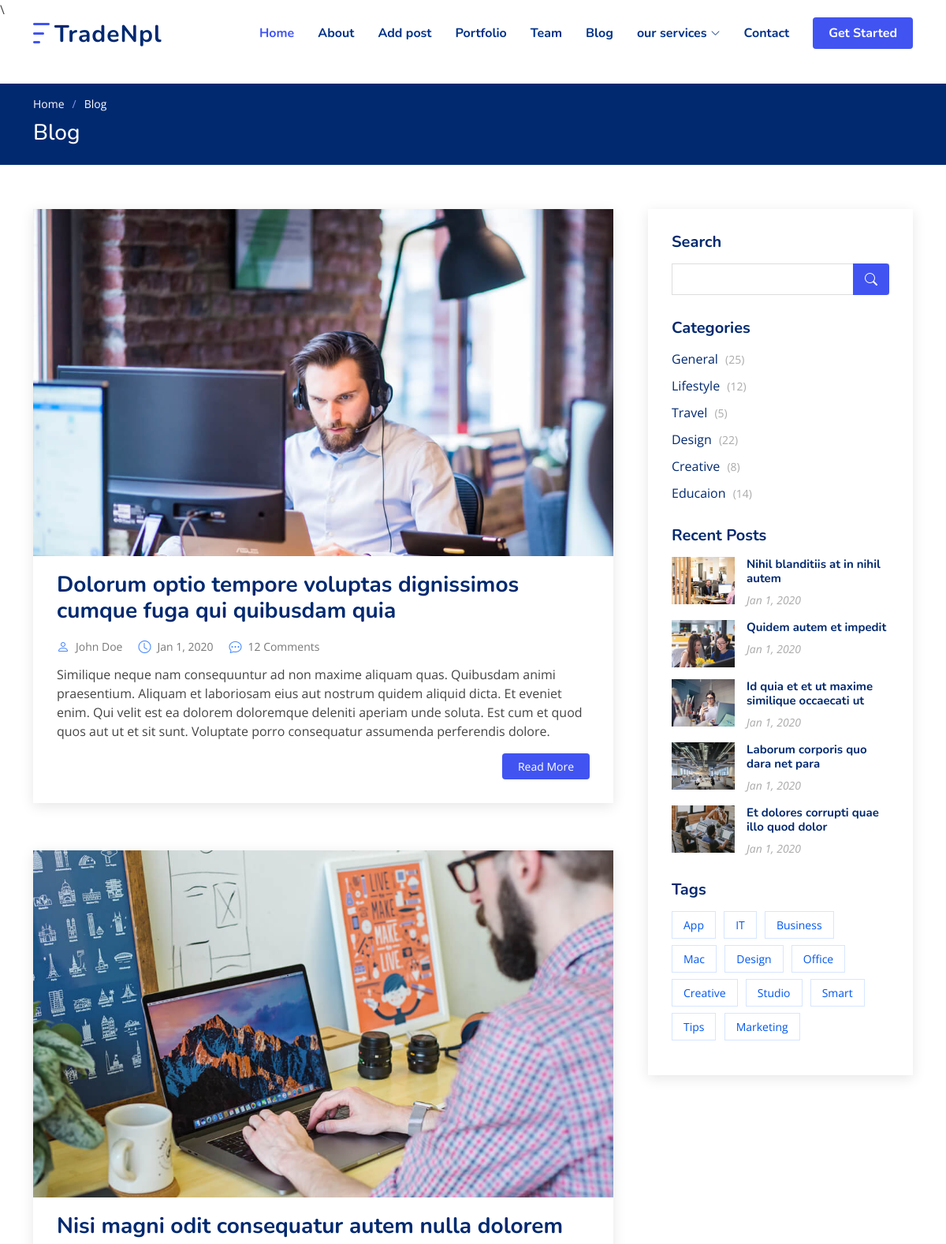
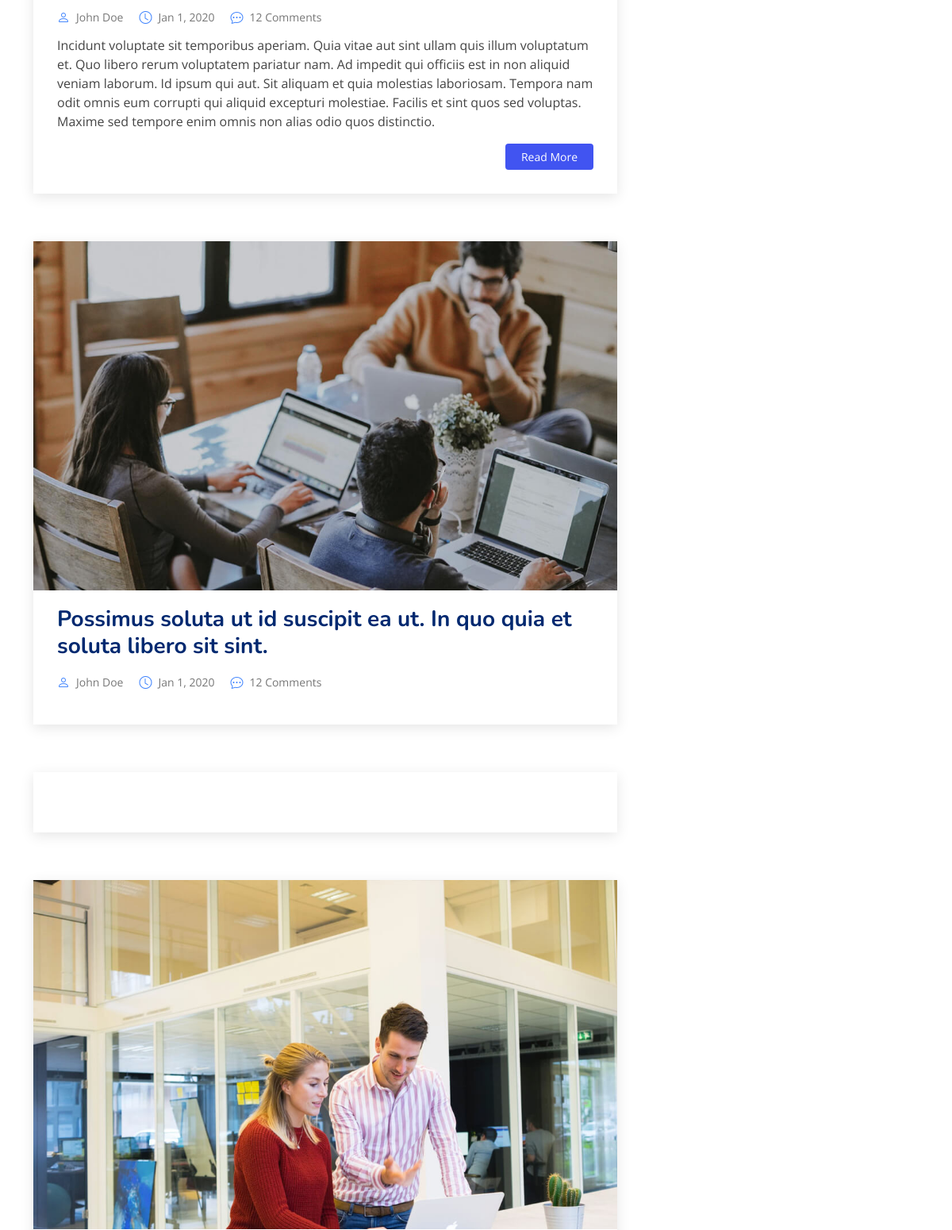
The page /blog/ (upper part) on the database as committed earlier (2 pictures, top to bottom).
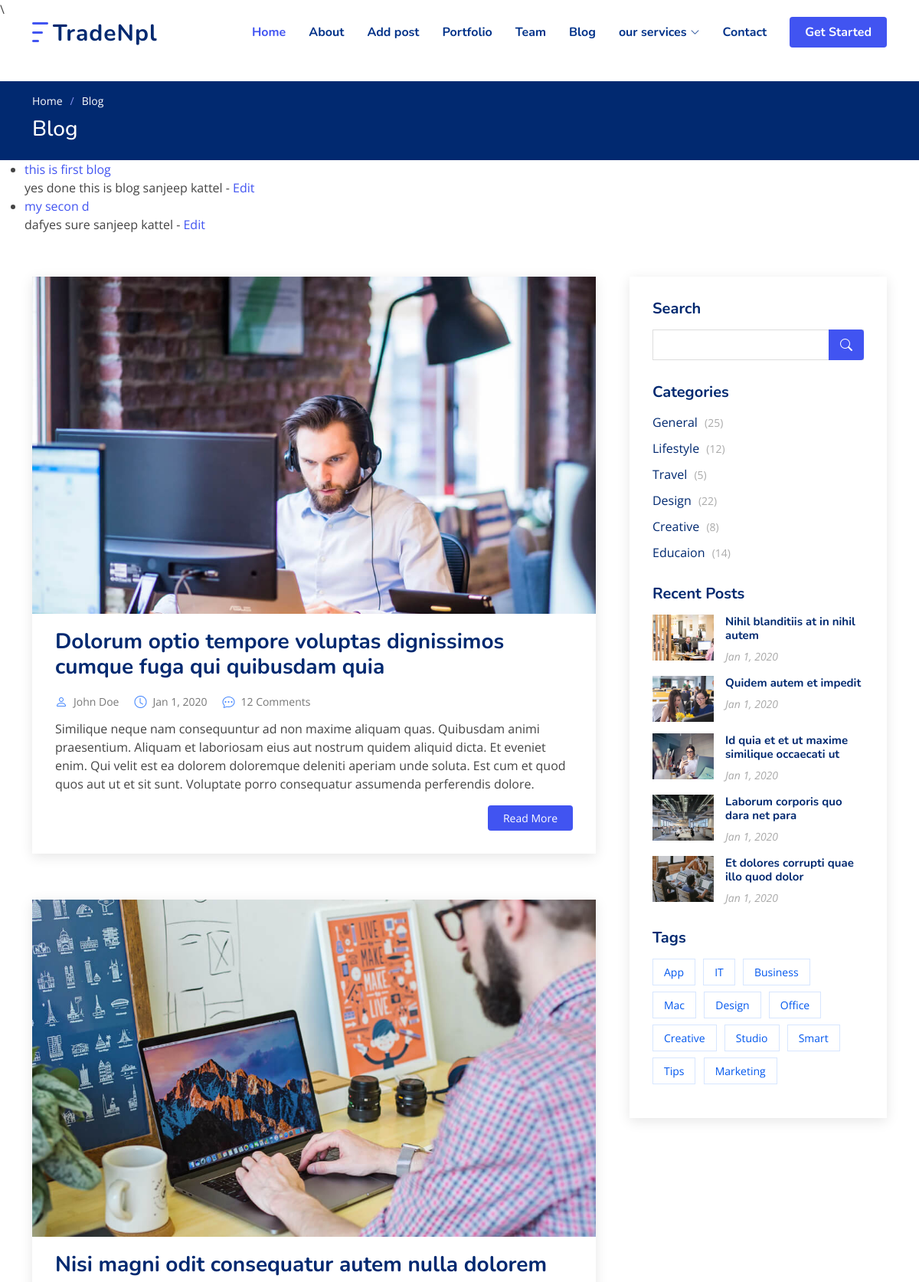
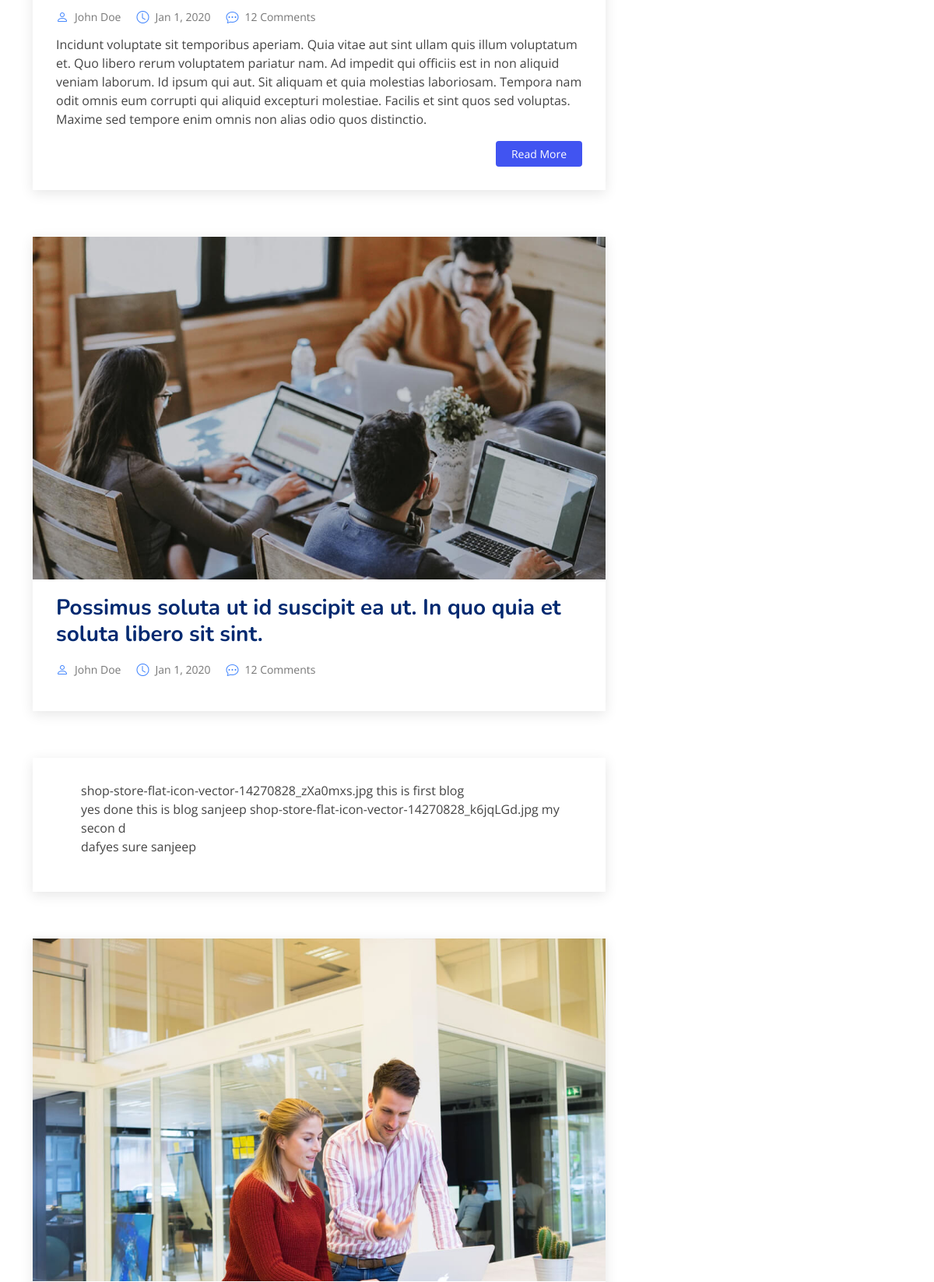
The same page on the database as committed later (2 pictures, top to bottom).
### blog/models.py (models this page shows, shortened)
class Post(models.Model):
    title = models.CharField(max_length=255)
    title_tag = models.CharField(max_length=255,default="tradebulletin")
    author = models.ForeignKey(User, on_delete=models.CASCADE)
    body = models.TextField()
    image = models.ImageField(upload_to="media/", blank=True)

### blog/views.py (the view)
# urls.py: path('blog/', BlogView.as_view(), name="blog" ),
class BlogView(ListView):
    model = Post
    template_name = 'blog.html'

### templates/blog.html (shortened to what this page needs)
{% extends 'base.html' %}
{% load static %}
{% block content %}
  <main id="main">
    <section class="breadcrumbs">
      <div class="container">
        <ol>
          <li><a href="{%url 'home'%}">Home</a></li>
          <li>Blog</li>
        </ol>
        <h2>Blog</h2>
      </div>
    </section>
    <ul>
      {% for post in object_list%}
        <li>
         <a href="{% url 'article-detail' post.pk %}">{{ post.title}}</a>
          <br/>
          {{ post.body}}
          {{ post.author.first_name}}
          {{ post.author.last_name}}
          - <a href="{% url 'update_post' post.pk %}">Edit</a>
        </li>
      {% endfor%}
      </ul>
    <section id="blog" class="blog">
      <div class="container" data-aos="fade-up">
        <div class="row">
          <div class="col-lg-8 entries">
            <article class="entry">
              <div class="entry-img">
                <img src="assets/img/blog/blog-1.jpg" alt="" class="img-fluid">
              </div>
              <h2 class="entry-title">
                <a href="blog-single.html">Dolorum optio tempore voluptas dignissimos cumque fuga qui quibusdam quia</a>
              </h2>
              <div class="entry-meta">
                <ul>
                  <li class="d-flex align-items-center"><i class="bi bi-person"></i> <a href="blog-single.html">John Doe</a></li>
                  <li class="d-flex align-items-center"><i class="bi bi-clock"></i> <a href="blog-single.html"><time datetime="2020-01-01">Jan 1, 2020</time></a></li>
                  <li class="d-flex align-items-center"><i class="bi bi-chat-dots"></i> <a href="blog-single.html">12 Comments</a></li>
                </ul>
              </div>
              <div class="entry-content">
                <p>
                  Similique neque nam consequuntur ad non maxime aliquam quas. Quibusdam animi praesentium. Aliquam et laboriosam eius aut nostrum quidem aliquid dicta.
                  Et eveniet enim. Qui velit est ea dolorem doloremque deleniti aperiam unde soluta. Est cum et quod quos aut ut et sit sunt. Voluptate porro consequatur assumenda perferendis dolore.
                </p>
                <div class="read-more">
                  <a href="blog-single.html">Read More</a>
                </div>
              </div>
            </article>
            <article class="entry">
              <div class="entry-img">
                <img src="assets/img/blog/blog-2.jpg" alt="" class="img-fluid">
              </div>
              <h2 class="entry-title">
                <a href="blog-single.html">Nisi magni odit consequatur autem nulla dolorem</a>
              </h2>
              <div class="entry-meta">
                <ul>
                  <li class="d-flex align-items-center"><i class="bi bi-person"></i> <a href="blog-single.html">John Doe</a></li>
                  <li class="d-flex align-items-center"><i class="bi bi-clock"></i> <a href="blog-single.html"><time datetime="2020-01-01">Jan 1, 2020</time></a></li>
                  <li class="d-flex align-items-center"><i class="bi bi-chat-dots"></i> <a href="blog-single.html">12 Comments</a></li>
                </ul>
              </div>
              <div class="entry-content">
                <p>
                  Incidunt voluptate sit temporibus aperiam. Quia vitae aut sint ullam quis illum voluptatum et. Quo libero rerum voluptatem pariatur nam.
                  Ad impedit qui officiis est in non aliquid veniam laborum. Id ipsum qui aut. Sit aliquam et quia molestias laboriosam. Tempora nam odit omnis eum corrupti qui aliquid excepturi molestiae. Facilis et sint quos sed voluptas. Maxime sed tempore enim omnis non alias odio quos distinctio.
                </p>
                <div class="read-more">
                  <a href="blog-single.html">Read More</a>
                </div>
              </div>
            </article>
            <article class="entry">
              <div class="entry-img">
                <img src="assets/img/blog/blog-3.jpg" alt="" class="img-fluid">
              </div>
              <h2 class="entry-title">
                <a href="blog-single.html">Possimus soluta ut id suscipit ea ut. In quo quia et soluta libero sit sint.</a>
              </h2>
              <div class="entry-meta">
                <ul>
                  <li class="d-flex align-items-center"><i class="bi bi-person"></i> <a href="blog-single.html">John Doe</a></li>
                  <li class="d-flex align-items-center"><i class="bi bi-clock"></i> <a href="blog-single.html"><time datetime="2020-01-01">Jan 1, 2020</time></a></li>
                  <li class="d-flex align-items-center"><i class="bi bi-chat-dots"></i> <a href="blog-single.html">12 Comments</a></li>
                </ul>
              </div>
            </article>
            <article class="entry">
              <div class="entry-content">
                <ul>
                {% for post in object_list%}
                  {{ post.image }}
                  {{ post.title}}
                  <br/>
                  {{ post.body}}
                  {{ post.author}}
                {% endfor%}
                </ul>
              </div>
            </article>
            <article class="entry">
              <div class="entry-img">
                <img src="assets/img/blog/blog-4.jpg" alt="" class="img-fluid">
              </div>
            </article>
          </div>
          <div class="col-lg-4">
            <div class="sidebar">
              <h3 class="sidebar-title">Search</h3>
              <div class="sidebar-item search-form">
                <form action="">
                  <input type="text">
                  <button type="submit"><i class="bi bi-search"></i></button>
                </form>
              </div>
              <h3 class="sidebar-title">Categories</h3>
              <div class="sidebar-item categories">
                <ul>
                  <li><a href="#">General <span>(25)</span></a></li>
                  <li><a href="#">Lifestyle <span>(12)</span></a></li>
                  <li><a href="#">Travel <span>(5)</span></a></li>
                  <li><a href="#">Design <span>(22)</span></a></li>
                  <li><a href="#">Creative <span>(8)</span></a></li>
                  <li><a href="#">Educaion <span>(14)</span></a></li>
                </ul>
              </div>
              <h3 class="sidebar-title">Recent Posts</h3>
              <div class="sidebar-item recent-posts">
                <div class="post-item clearfix">
                  <img src="assets/img/blog/blog-recent-1.jpg" alt="">
                  <h4><a href="blog-single.html">Nihil blanditiis at in nihil autem</a></h4>
                  <time datetime="2020-01-01">Jan 1, 2020</time>
                </div>
                <div class="post-item clearfix">
                  <img src="assets/img/blog/blog-recent-2.jpg" alt="">
                  <h4><a href="blog-single.html">Quidem autem et impedit</a></h4>
                  <time datetime="2020-01-01">Jan 1, 2020</time>
                </div>
                <div class="post-item clearfix">
                  <img src="assets/img/blog/blog-recent-3.jpg" alt="">
                  <h4><a href="blog-single.html">Id quia et et ut maxime similique occaecati ut</a></h4>
                  <time datetime="2020-01-01">Jan 1, 2020</time>
                </div>
                <div class="post-item clearfix">
                  <img src="assets/img/blog/blog-recent-4.jpg" alt="">
                  <h4><a href="blog-single.html">Laborum corporis quo dara net para</a></h4>
                  <time datetime="2020-01-01">Jan 1, 2020</time>
                </div>
                <div class="post-item clearfix">
                  <img src="assets/img/blog/blog-recent-5.jpg" alt="">
                  <h4><a href="blog-single.html">Et dolores corrupti quae illo quod dolor</a></h4>
                  <time datetime="2020-01-01">Jan 1, 2020</time>
                </div>
              </div>
              <h3 class="sidebar-title">Tags</h3>
              <div class="sidebar-item tags">
                <ul>
                  <li><a href="#">App</a></li>
                  <li><a href="#">IT</a></li>
                  <li><a href="#">Business</a></li>
                  <li><a href="#">Mac</a></li>
                  <li><a href="#">Design</a></li>
                  <li><a href="#">Office</a></li>
                  <li><a href="#">Creative</a></li>
                  <li><a href="#">Studio</a></li>
                  <li><a href="#">Smart</a></li>
                  <li><a href="#">Tips</a></li>
                  <li><a href="#">Marketing</a></li>
                </ul>
              </div>
            </div>
          </div>
        </div>
      </div>
    </section>
  </main>
  {% endblock content %}

### templates/base.html (shortened to what this page needs)
{% load static%}
<!DOCTYPE html>
<html lang="en">
<head>
  <link href="{% static 'vendor/bootstrap/css/bootstrap.min.css' %}" rel="stylesheet">
  <link href="{% static 'vendor/bootstrap-icons/bootstrap-icons.css' %}" rel="stylesheet">
  <link href="{% static 'vendor/aos/aos.css' %}" rel="stylesheet">
  <link href="{% static 'vendor/remixicon/remixicon.css' %}" rel="stylesheet">
  <link href="{% static 'vendor/swiper/swiper-bundle.min.css' %}" rel="stylesheet">
  <link href="{% static 'vendor/glightbox/css/glightbox.min.css' %}" rel="stylesheet">
  <link href="{% static 'css/style.css' %}" rel="stylesheet">
</head>
<body>
  <header id="header" class="header fixed-top">
    <div class="container-fluid container-xl d-flex align-items-center justify-content-between">
      <a href="{%url 'home'%}" class="logo d-flex align-items-center">
        <img src="{% static 'img/logo.png' %}" alt="">
        <span>TradeNpl</span>
      </a>
      <nav id="navbar" class="navbar">
        <ul>
          <li><a class="nav-link scrollto active" href="{%url 'home'%}">Home</a></li>
          <li><a class="nav-link scrollto" href="{% url 'about' %}">About</a></li>
          <li><a class="nav-link scrollto" href="{%url 'add_post'%}">Add post</a></li>
          <li><a class="nav-link scrollto" href="#portfolio">Portfolio</a></li>
          <li><a class="nav-link scrollto" href="#team">Team</a></li>
          <li><a href="{%url 'blog'%}">Blog</a></li>
           <li class="dropdown"><a href="#"><span>our services</span> <i class="bi bi-chevron-down"></i></a>
              </li>
            </ul>
          <li><a class="nav-link scrollto" href="#contact">Contact</a></li>
          <li><a class="getstarted scrollto" href="#about">Get Started</a></li>
      </nav>
    </div>
  </header>\
  {% block content %}
  {% endblock content %}
</body>

Rows that differ between the two databases and show on the page:
added Post: title "this is first blog", body "yes done this is blog", author.first_name "sanjeep", author.last_name "kattel", image "shop-store-flat-icon-vector-14270828_zXa0mxs.jpg", author "sanjeep"
added Post: title "my secon d", body "dafyes sure", author.first_name "sanjeep", author.last_name "kattel", image "shop-store-flat-icon-vector-14270828_k6jqLGd.jpg", author "sanjeep"
